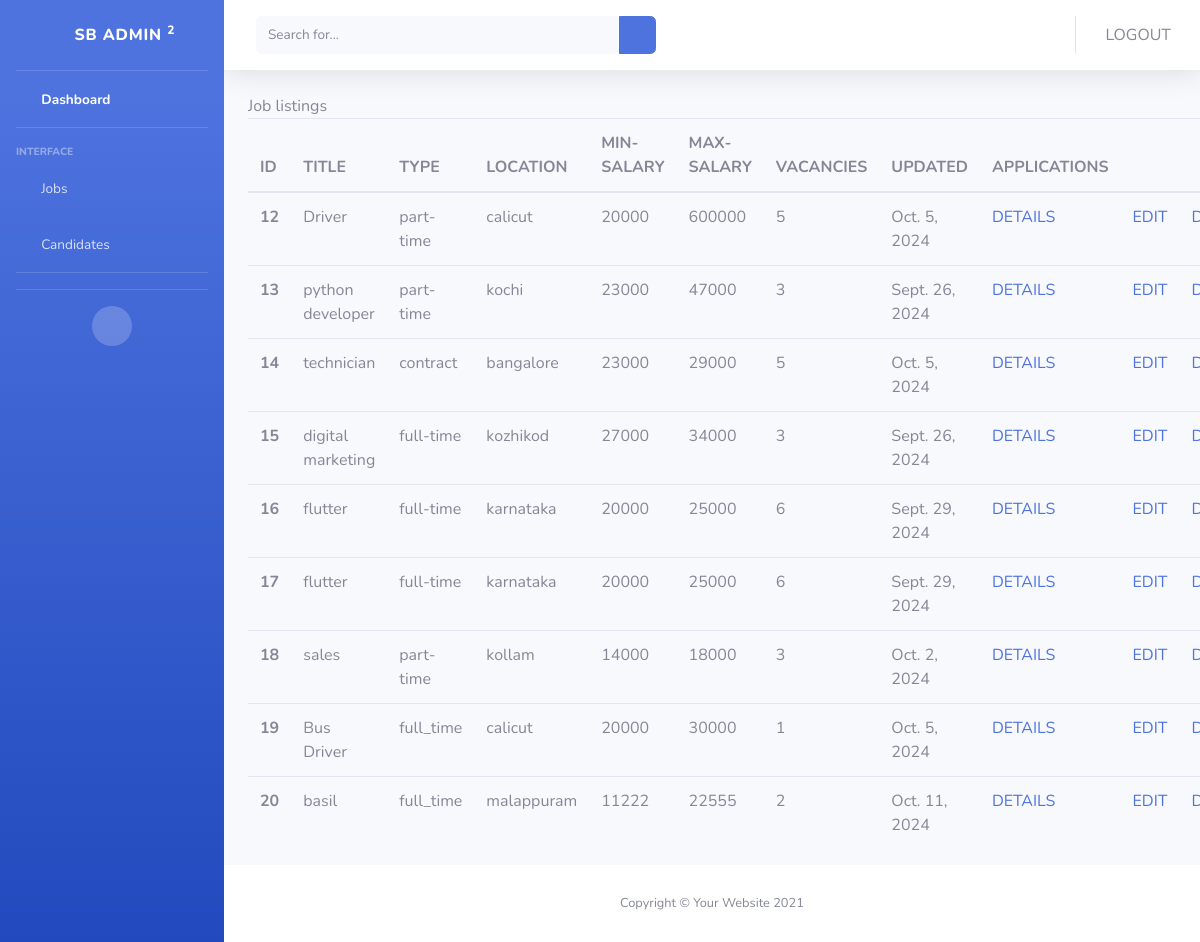
Page /jobs on the committed database.
### app1/models.py (models this page shows, shortened)
class Jobs(models.Model):
    CATEGORY_TYPE = (
        ("all_categories", "All Categories"),
        ("software_development", "Software Development"),
        ("data_science", "Data Science"),
        ("marketing", "Marketing"),
        ("design", "Design"),
        ("sales", "Sales"),
        ("human_resources", "Human Resources"),
        ("finance", "Finance"),
        ("education", "Education"),
        ("healthcare", "Healthcare"),
        ("customer_service", "Customer Service"),
        ("administration", "Administration"),
        ("engineering", "Engineering"),
        ("construction", "Construction"),
        ("retail", "Retail"),
        ("transportation", "Transportation"),
        ("hospitality", "Hospitality"),
        ("legal", "Legal"),
        ("media", "Media"),
        ("real_estate", "Real Estate"),
        ("government", "Government"),
        ("other", "Other"),
    )
    JOB_TYPES = (
        ('all_type','All Job Types'),
        ("full_time", "Full Time"),
        ("part_time", "Part Time"),
        ("remote", "Remote"),
        ("freelance", "Freelance"),
    )
    JOB_LOCATION = (
      ('all', 'ALL'),
      ('trivandrum', 'Trivandrum'),
      ('kochi', 'Kochi'),
      ('kollam', 'Kollam'),
      ('kottayam', 'Kottayam'),
      ('thrissur', 'Thrissur'),
      ('palakkad', 'Palakkad'),
      ('malappuram', 'Malappuram'),
      ('calicut', 'Calicut'),
      ('kannur', 'Kannur'),
      ('wayanad', 'Wayanad'),
      ('alappuzha', 'Alappuzha'),
      ('idukki', 'Idukki'),
      ('kasaragod', 'Kasaragod'),
      ('pathanamthitta', 'Pathanamthitta'),
     )
    title = models.CharField(max_length=100)
    skills = models.CharField(max_length=100, null=True)
    location = models.CharField(choices=JOB_LOCATION, max_length=30, null=True, default='calicut')
    categories = models.CharField(choices=CATEGORY_TYPE, max_length=30, null=True, default='marketing')
    job_type = models.CharField(choices=JOB_TYPES, max_length=30, null=True, default='full_time')
    gender = models.CharField(max_length=100, null=True)
    min_age = models.IntegerField(null=True)
    max_age = models.IntegerField(null=True)
    qualification = models.CharField(max_length=100)
    experience = models.IntegerField()
    min_salary = models.CharField(max_length=100)
    max_salary = models.CharField(max_length=100)
    vacancy = models.IntegerField(null=True)
    updated_at = models.DateField(auto_now=True, null=True)

### app1/views.py (the view)
# urls.py: path("jobs",views.jobs_list,name='jobs-admin'),
def jobs_list(request):
      jobs = Jobs.objects.all()
      context = {'jobs':jobs}
      return render(request,'admin/jobs_list.html',context)

### templates/admin/jobs_list.html (shortened to what this page needs)
{% extends 'admin/base.html' %}
{% block main %}
<span>Job listings</span>
<br>
    <table class="table">
        <thead>
        <tr>
            <th scope="col">ID</th>
            <th scope="col">TITLE</th>
            <th scope="col">TYPE</th>
            <th scope="col">LOCATION</th>
            <th scope="col">MIN-SALARY</th>
            <th scope="col">MAX-SALARY</th>
            <th scope="col">VACANCIES</th>
            <th scope="col">UPDATED</th>
            <th scope="col">APPLICATIONS</th>
            <th scope='col' colspan='2'></th>
        </tr>
        </thead>
        <tbody>
        {% for job in jobs %}
        <tr>
            <th scope="row">{{job.id}}</th>
            <td>{{job.title}}</td>
            <td>{{job.job_type}}</td>
            <td>{{job.location}}</td>
            <td>{{job.min_salary}}</td>
            <td>{{job.max_salary}}</td>
            <td>{{job.vacancy}}</td>
            <td>{{job.updated_at}}</td>
            <td><a href="{% url 'job-details-admin' job.id %}">DETAILS</a></td>
            <td><a href="{% url 'edit_job' job.id %}">EDIT</a></td>
            <td><a href="{% url 'delete-job' job.id %}" class="delete-button">DELETE</a></td>
        </tr>
        {% endfor %}
        </tbody>
    </table>
{% endblock %}

### templates/admin/base.html (shortened to what this page needs)
{% load static %}
<!DOCTYPE html>
<html lang="en">
<head>
    <link href="{% static 'vendor/fontawesome-free/css/all.min.css' %}" rel="stylesheet" type="text/css">
    <link href="{% static 'css/sb-admin-2.min.css' %}" rel="stylesheet">
</head>
<body id="page-top">
    <div id="wrapper">
        <ul class="navbar-nav bg-gradient-primary sidebar sidebar-dark accordion" id="accordionSidebar">
            <a class="sidebar-brand d-flex align-items-center justify-content-center" href="{% url 'admin-home' %}">
                <div class="sidebar-brand-icon rotate-n-15">
                    <i class="fas fa-laugh-wink"></i>
                </div>
                <div class="sidebar-brand-text mx-3">SB Admin <sup>2</sup></div>
            </a>
            <hr class="sidebar-divider my-0">
            <li class="nav-item active">
                <a class="nav-link" href="{% url 'admin-home' %}">
                    <i class="fas fa-fw fa-tachometer-alt"></i>
                    <span>Dashboard</span></a>
            </li>
            <hr class="sidebar-divider">
            <div class="sidebar-heading">
                Interface
            </div>
            <li class="nav-item">
                <a class="nav-link collapsed" href="#" data-toggle="collapse" data-target="#collapseTwo"
                    aria-expanded="true" aria-controls="collapseTwo">
                    <i class="fas fa-fw fa-cog"></i>
                    <span>Jobs</span>
                </a>
            </li>
            <li class="nav-item">
                <a class="nav-link collapsed" href="#" data-toggle="collapse" data-target="#collapseUtilities"
                    aria-expanded="true" aria-controls="collapseUtilities">
                    <i class="fas fa-fw fa-wrench"></i>
                    <span>Candidates</span>
                </a>
            </li>
            <hr class="sidebar-divider">
            <hr class="sidebar-divider d-none d-md-block">
            <div class="text-center d-none d-md-inline">
                <button class="rounded-circle border-0" id="sidebarToggle"></button>
            </div>
        </ul>
        <div id="content-wrapper" class="d-flex flex-column">
            <div id="content">
                <nav class="navbar navbar-expand navbar-light bg-white topbar mb-4 static-top shadow">
                    <form
                        class="d-none d-sm-inline-block form-inline mr-auto ml-md-3 my-2 my-md-0 mw-100 navbar-search">
                        <div class="input-group">
                            <input type="text" class="form-control bg-light border-0 small" placeholder="Search for..."
                                aria-label="Search" aria-describedby="basic-addon2">
                            <div class="input-group-append">
                                <button class="btn btn-primary" type="button">
                                    <i class="fas fa-search fa-sm"></i>
                                </button>
                            </div>
                        </div>
                    </form>
                    <ul class="navbar-nav ml-auto">
                        <a href="{% url 'logout' %}" class="btn">LOGOUT</a>
                    </ul>
                </nav>
                <div class="container-fluid">
                  {% block main %}
                  {% endblock %}
                </div>
            </div>
            <footer class="sticky-footer bg-white">
                <div class="container my-auto">
                    <div class="copyright text-center my-auto">
                        <span>Copyright &copy; Your Website 2021</span>
                    </div>
                </div>
            </footer>
        </div>
    </div>
</body>
</html>

### rows in the picture
Jobs: id "12", title "Driver", job_type "part-time", location "calicut", min_salary "20000", max_salary "600000", vacancy "5", updated_at "Oct. 5, 2024"
Jobs: id "13", title "python developer", job_type "part-time", location "kochi", min_salary "23000", max_salary "47000", vacancy "3", updated_at "Sept. 26, 2024"
Jobs: id "14", title "technician", job_type "contract", location "bangalore", min_salary "23000", max_salary "29000", vacancy "5", updated_at "Oct. 5, 2024"
Jobs: id "15", title "digital marketing", job_type "full-time", location "kozhikod", min_salary "27000", max_salary "34000", vacancy "3", updated_at "Sept. 26, 2024"
Jobs: id "16", title "flutter", job_type "full-time", location "karnataka", min_salary "20000", max_salary "25000", vacancy "6", updated_at "Sept. 29, 2024"
Jobs: id "17", title "flutter", job_type "full-time", location "karnataka", min_salary "20000", max_salary "25000", vacancy "6", updated_at "Sept. 29, 2024"
Jobs: id "18", title "sales", job_type "part-time", location "kollam", min_salary "14000", max_salary "18000", vacancy "3", updated_at "Oct. 2, 2024"
Jobs: id "19", title "Bus Driver", job_type "full_time", location "calicut", min_salary "20000", max_salary "30000", vacancy "1", updated_at "Oct. 5, 2024"
Jobs: id "20", title "basil", job_type "full_time", location "malappuram", min_salary "11222", max_salary "22555", vacancy "2", updated_at "Oct. 11, 2024"
